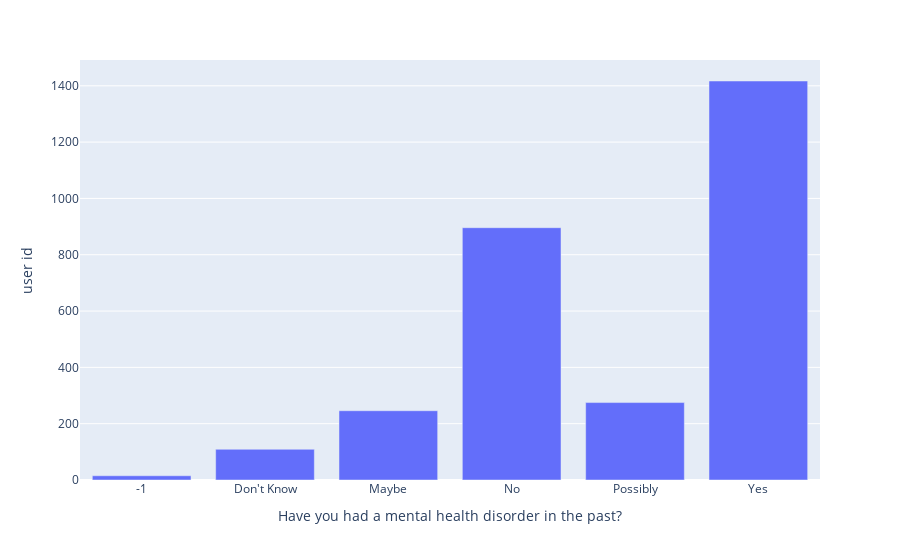

This figure's notebook cell:
### Code cell
import plotly.express as px

fig = px.bar(past_mental_health_df, x="Have you had a mental health disorder in the past?", 
             y="user id")
fig.show()

### Figure 1 — Plotly figure (JSON) as saved in the notebook; plotly's stock layout.template omitted (floating-point values rounded to 4 significant figures)
{"data": [{"alignmentgroup": "True", "hovertemplate": "Have you had a mental health disorder in the past?=%{x}<br>user id=%{y}<extra></extra>", "legendgroup": "", "marker": {"color": "#636efa", "pattern": {"shape": ""}}, "name": "", "offsetgroup": "", "orientation": "v", "showlegend": false, "textposition": "auto", "type": "bar", "x": ["-1", "Don't Know", "Maybe", "No", "Possibly", "Yes"], "xaxis": "x", "y": [15, 109, 246, 896, 275, 1417], "yaxis": "y"}], "layout": {"autosize": true, "barmode": "relative", "legend": {"tracegroupgap": 0}, "margin": {"t": 60}, "xaxis": {"anchor": "y", "autorange": true, "domain": [0, 1], "range": [-0.5, 5.5], "title": {"text": "Have you had a mental health disorder in the past?"}, "type": "category"}, "yaxis": {"anchor": "x", "autorange": true, "domain": [0, 1], "range": [0, 1492.0], "title": {"text": "user id"}, "type": "linear"}}}
